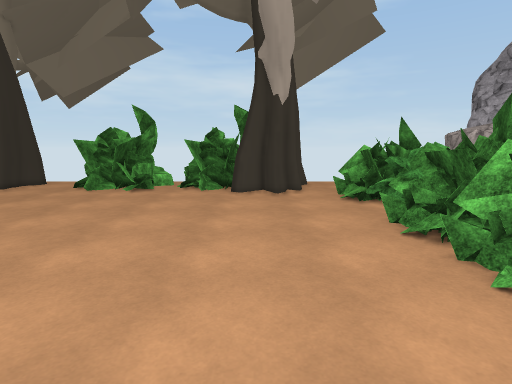
[1] (above)

20 first-person views from a walk through a scene from a Unity 3-D project. The camera is 1.5 m above the floor, tilts 8° down and sees 80° across. The floor is counted in squares, 0.5 m on a side. Each view is taken from the middle of a square. On the plan, view 1 faces up. The plan holds only what a view shows up to about 20 squares ahead; the rest is blank. The place goes on beyond the plan. The player is left out. Some surface patterns are stand-ins.

[2]
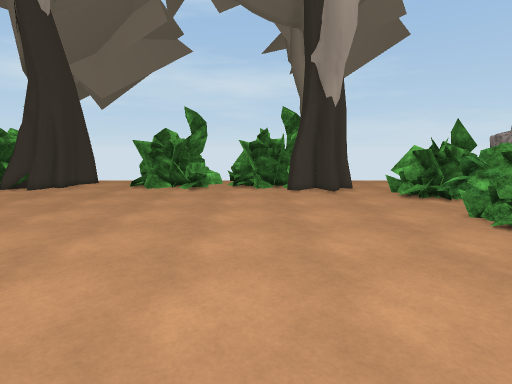

[3]
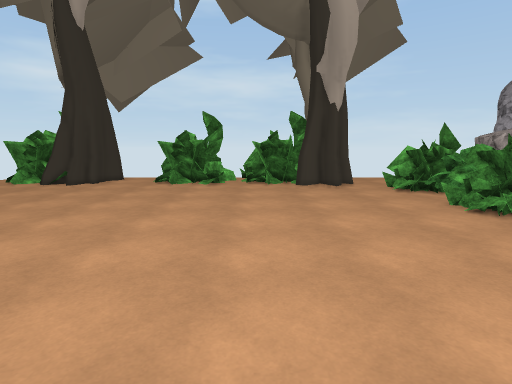

[4]
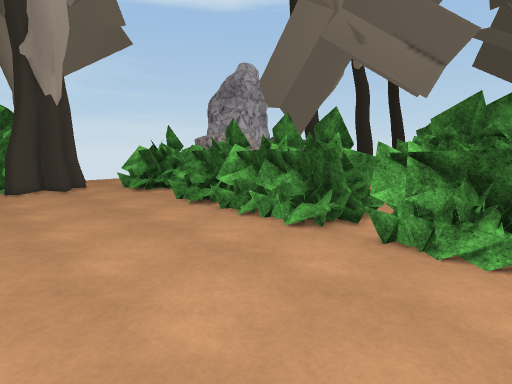

[5]
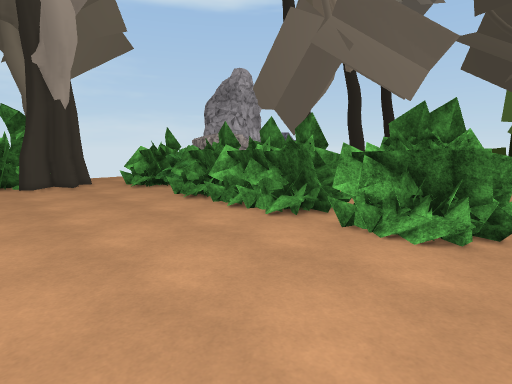

[6]
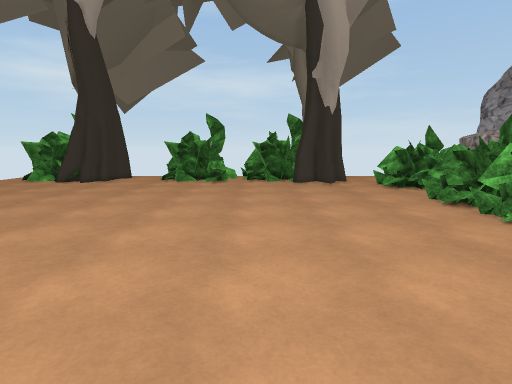

[7]
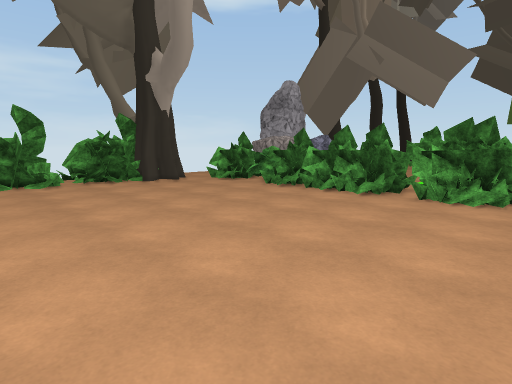

[8]
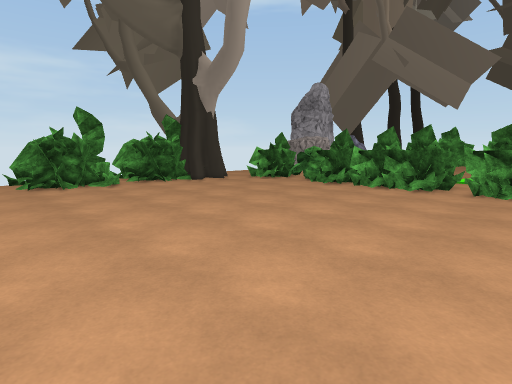

[9]
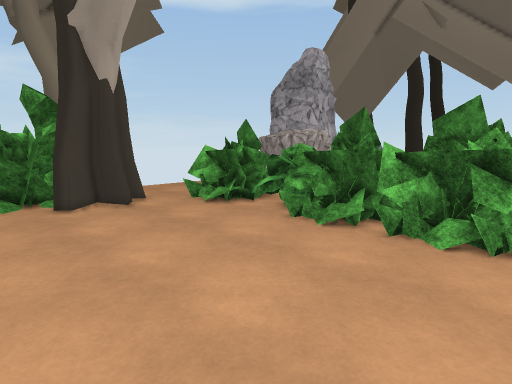

[10]
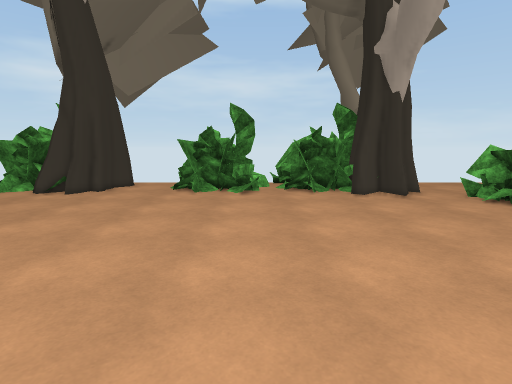

[11]
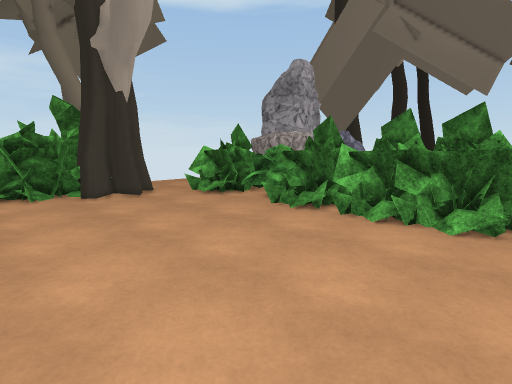

[12]
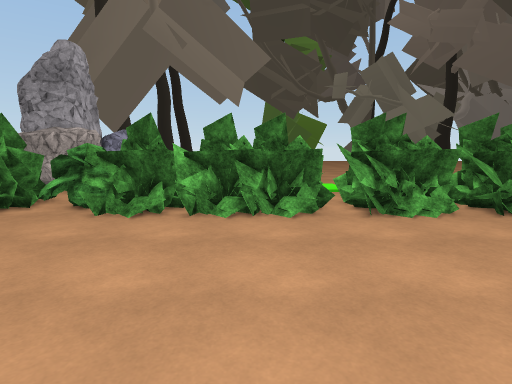

[13]
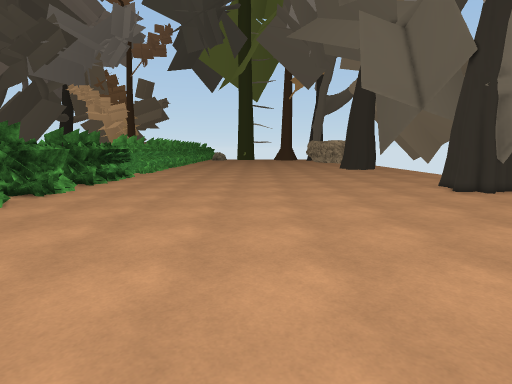

[14]
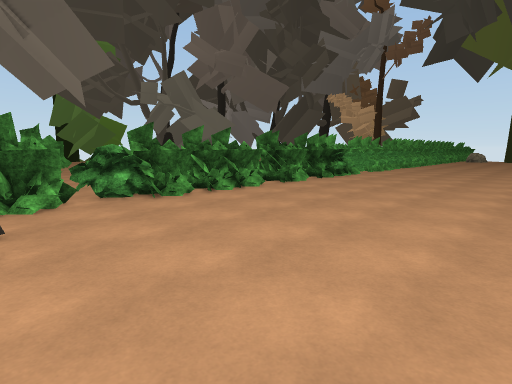

[15]
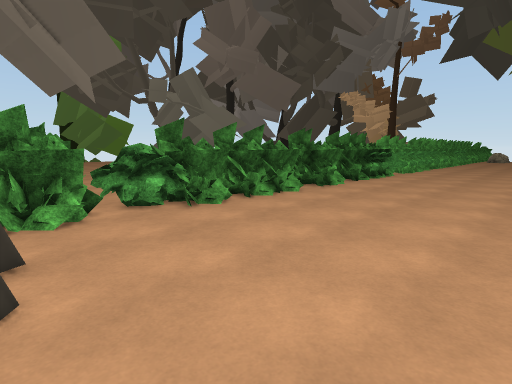

[16]
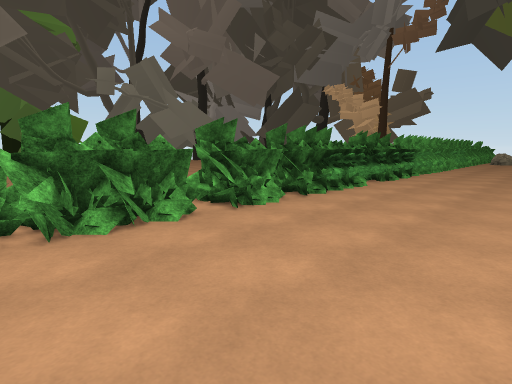

[17]
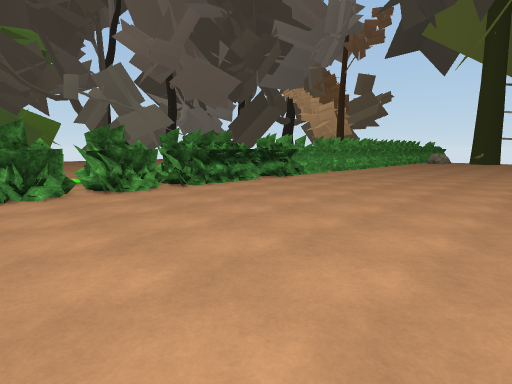

[18]
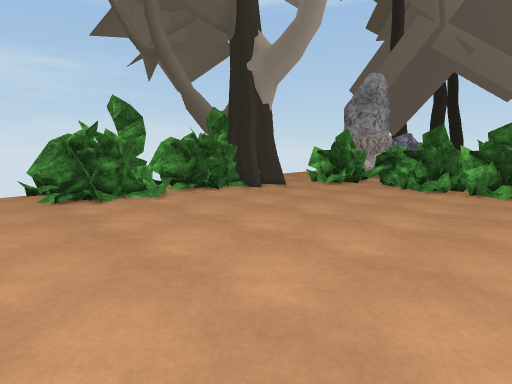

[19]
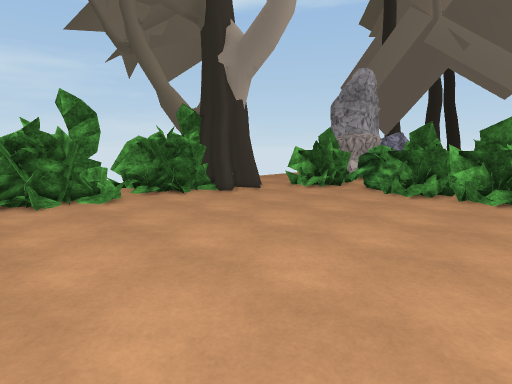

[20]
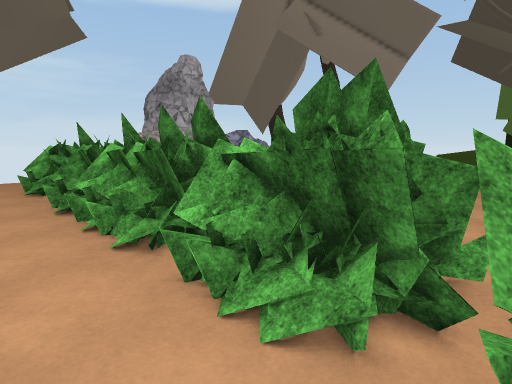

### Floor plan
Key: @ floor where view 1 was taken; # wall or solid block; . floor; = window, fence, low wall or low ledge; O other object.
Columns run from 23 left of view 1 to 14 right of it. Each row starts with its distance up from view 1.
 21   =   ...............#####..OOO#
 20 ........................=....OO O   OO
 19 .............................OOOO   OO
 18  ............................OOOOO
 17  ............................OOOO
 16   ............................O #O
 15   .......................... OOOOO
 14    .........................OOOO
 13    .........................OOOO
 12    ..........................OO
 11     .........................OOOO
 10     .........................OOOOO
  9      ........................#OOO
  8       .......................OOOO
  7      ........................OOOO
  6     ........................OOOOOO
  5    ..........................OO
  4   ...........................OOOO
  3  ............................OOOO#
  2  ............................OOOOO
  1 ..............................###
  0 .......................@....OOOOO
 -1        .....................OOOOO
 -2         .....................OOOO
 -3         .....................OOO
 -4      .  .....................OOOO
 -5         ......................OO
 -6         ....................OOOOO

Where each view was taken, in squares from view 1:
view 1: 0 up, 0 right, facing up
view 2: 1 down, 4 left, facing up
view 3: 4 down, 5 left, facing up
view 4: 4 down, 4 left, facing up-right
view 5: 6 down, 5 left, facing up-right
view 6: 6 down, 5 left, facing up
view 7: 6 down, 14 left, facing up-right
view 8: 4 down, 18 left, facing up-right
view 9: 4 up, 5 left, facing up-right
view 10: 1 up, 8 left, facing up
view 11: 1 up, 7 left, facing up-right
view 12: 5 up, 8 left, facing right
view 13: 19 up, 8 left, facing down
view 14: 21 up, 12 left, facing down-right
view 15: 21 up, 8 left, facing down-right
view 16: 10 up, 6 left, facing down-right
view 17: 7 up, 16 left, facing down-right
view 18: 4 up, 18 left, facing up-right
view 19: 4 up, 15 left, facing up-right
view 20: 6 down, 2 right, facing up-right
